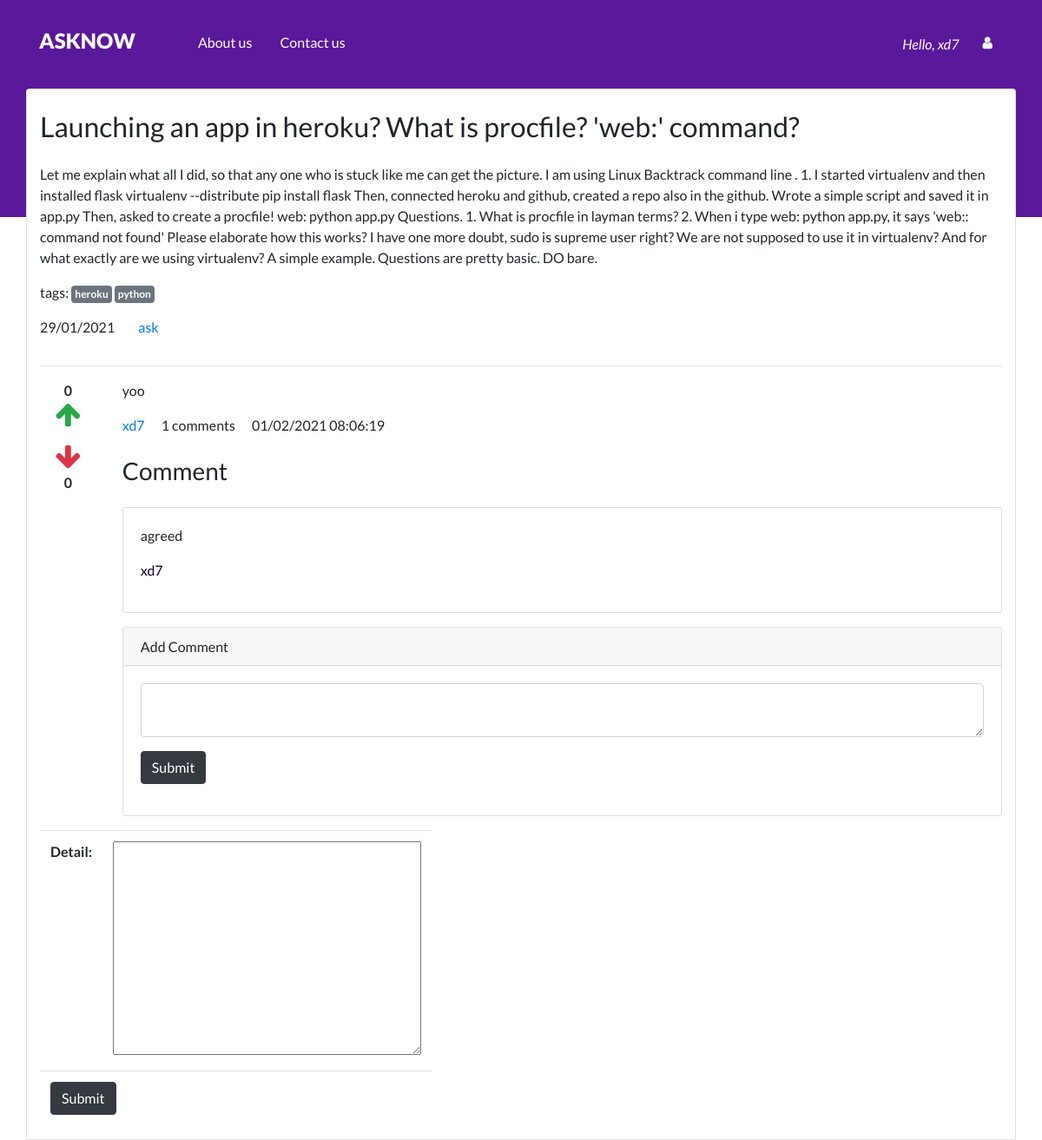
The app's page /detail/2 (signed in) with its own data.
### Qpost/models.py (models this page shows, shortened)
class Question(models.Model):
    user = models.ForeignKey(User, on_delete=models.CASCADE)
    title = models.CharField(max_length=300)
    detail = models.TextField()
    tags = models.TextField(default='')
    add_time = models.DateTimeField(auto_now_add=True)

class Answer(models.Model):
    question = models.ForeignKey(Question, on_delete=models.CASCADE)
    user = models.ForeignKey(User, on_delete=models.CASCADE)
    detail = models.TextField()
    add_time = models.DateTimeField(auto_now_add=True)

class Comment(models.Model):
    answer = models.ForeignKey(Answer, on_delete=models.CASCADE)
    user = models.ForeignKey(
        User, on_delete=models.CASCADE, related_name='comment_user')
    comment = models.TextField(default='')
    add_time = models.DateTimeField(auto_now_add=True)

### Qpost/views.py (the view, shortened to what this page needs)
# urls.py: path('detail/<int:id>', views.detail, name='detail'),
@login_required
def detail(request, id):
    quest = Question.objects.get(pk=id)
    tags = quest.tags.split(',')
    answers = Answer.objects.filter(question=quest)
    answerform = AnswerForm
    return render(request, 'detail.html', {
        'quest': quest,
        'tags': tags,
        'answers': answers,
        'answerform': answerform
    })

### templates/detail.html (shortened to what this page needs)
{% load static %}
{% load humanize %}
<!DOCTYPE html>
<html lang="en">
<head>
    <link rel="stylesheet" href="https://cdn.jsdelivr.net/npm/bootstrap@4.5.3/dist/css/bootstrap.min.css"
 />
    <link rel="stylesheet" href="https://stackpath.bootstrapcdn.com/font-awesome/4.7.0/css/font-awesome.min.css"
>
    <link rel="stylesheet" href="{% static 'css/style.css' %}" />
</head>
<body>
<div class="header" >
        {% include 'components/nav.html' %}
            <div class="card container">
                <h2 class="my-4">{{quest.title}}</h2>
                <p>{{quest.detail}}</p>
                <p>
                    tags:
                    {% for tag in tags %}
                    <a href="/tag/{{tag|slugify}}" class="badge badge-secondary p-1">{{tag}}</a>
                    {% endfor %}
                </p>
                <p>
                    <span class="mr-4">{{quest.add_time|date:'d/m/Y'}}</span>
                    <a href="#">{{quest.user.username}}</a>
                </p>
                <hr/>
                {% for answer in answers %}
                <div class="row">
                    <div class="col-1" style="text-align: center;">
                        <div class="upvote">
                            <strong class="upvote-count-{{answer.id}}">{{answer.upvote_set.count}}</strong><br/>
                            <span class="text-success">
                                <i class="fa fa-arrow-up fa-2x upvote-click" data-answer="{{answer.id}}"></i>
                            </span>
                        </div>
                        <div class="downvote mt-3">
                            <span class="text-danger">
                                <i class="fa fa-arrow-down fa-2x downvote-click" data-answer="{{answer.id}}"></i>
                            </span><br/>
                            <strong class="downvote-count-{{answer.id}}">{{answer.downvote_set.count}}</strong>
                        </div>
                    </div>
                    <div class="col-11">
                        <p>
                            {{ answer.detail }}
                        </p>
                        <p>
                            <a href="#" class="mr-3">{{answer.user.username}}</a>
                            <span class="mr-3"><span class="comment-count-{{answer.id}}">{{answer.comment_set.count}}</span> comments</span>
                            <span>{{answer.add_time|date:'d/m/Y h:i:s'}}</span>
                        </p>
                        <h3 class="my-4">Comment</h3>
                        <div class="comment-wrapper-{{answer.id}}">
                            {% for comment in answer.comment_set.all %}
                            <div class="card mb-2">
                                <div class="card-body">
                                    <p>{{comment.comment}}</p>
                                    <p>
                                        <a href="#">{{comment.user.username}}</a>
                                    </p>
                                </div>
                            </div>
                            {% endfor %}
                        </div>
                        {% if user.is_authenticated %}
                        <div class="card my-3">
                            <h6 class="card-header">Add Comment</h6>
                            <div class="card-body">
                                <textarea class="form-control comment-text-{{answer.id}}"></textarea>
                                <button type="button" data-answer="{{answer.id}}" class="btn btn-dark my-3 save-comment">Submit</button>
                            </div>
                        </div>
                        {% endif %}
                    </div>
                </div>
                {% endfor %}
                {% if user.is_authenticated %}
                <form method="post">
                    <table class="table table-responsive">
                        {{answerform.as_table}}
                        <tr>
                            <td colspan="2">
                                <input type="submit" class="btn btn-dark" />
                            </td>
                        </tr>
                    </table>
                </form>
                {% endif %}
            </div>
    </div>
</body>
</html>

### templates/components/nav.html (shortened to what this page needs)
{% load static %}
<nav class="navbar navbar-expand-lg py-4">
    <div class="container">
        <a href="{% url 'home' %}"><h1 class="navbar-brand text-white text-uppercase" >AskNow</h1></a>
        <div class="collapse navbar-collapse" id="navbarNav">
            {% if request.user.is_authenticated %}
            <ul class="navbar-nav text-sm-center pl-lg-5 font-weight-normal">
                <li class="nav-item">
                    <a class="nav-link" href="#">About us</a>
                </li>
                <li class="nav-item">
                    <a class="nav-link" href="#">Contact us </a>
                </li>
            </ul>
            {% endif %}
            <div class="row ml-lg-auto justify-content-center">
                {% if not request.user.is_authenticated %}
                <a class="bttn btn btn-default" href='{% url "register" %}'>Register</a>
                <a class="bttn btn btn-default ml-1" href='{% url "login" %}'>Login</a>
                {% else %}
                <span class="text-white nav-item font-italic my-2">Hello, {{request.user}}</span>
                <div class="col-auto">
                    <a class="bttn btn btn-default" href="#" role="button" aria-pressed="false"
                        data-toggle="dropdown"><i class="fa fa-user" aria-hidden="true">
                        </i></a>
                </div>
                {% endif %}
            </div>
        </div>
    </div>
</nav>

### static/css/style.css (style rules this page uses)
body { padding: 0; margin: 0; background: #fff; font-family: "Lato", sans-serif; }
.header { background-color: #5a189a; height: 250px; }
.navbar-brand { font-size: 24px; font-weight: 900; }
.nav-link, .navbar-brand { color: #fff; cursor: pointer; }
.nav-link { margin-right: 1em !important; margin-bottom: 5px; }
.bttn { font-weight: bold; color: #fff; border: 0px solid; }
.card-body a { color : #10002b; text-decoration: none }

### records on screen
Question: title "Launching an app in heroku? What is procfile? 'web:' command?", detail "Let me explain what all I did, so that any one who is stuck like me can get the picture. I am using Linux Backtrack command line . 1. I started virtualenv and then installed flask virtualenv --distribute pip install flask Then, connected heroku and github, created a repo also in the github. Wrote a simple script and saved it in app.py Then, asked to create a procfile! web: python app.py Questions. 1. What is procfile in layman terms? 2. When i type web: python app.py, it says 'web:: command not found' Please elaborate how this works? I have one more doubt, sudo is supreme user right? We are not supposed to use it in virtualenv? And for what exactly are we using virtualenv? A simple example.…", add_time "29/01/2021", user.username "ask"
Answer: upvote_set.count "0", downvote_set.count "0", detail "yoo", user.username "xd7", comment_set.count "1", add_time "01/02/2021 08:06:19"
Comment: comment "agreed", user.username "xd7"

### other values on screen
{{ request.user }} "xd7"
{{ tag }} "heroku" "python"
